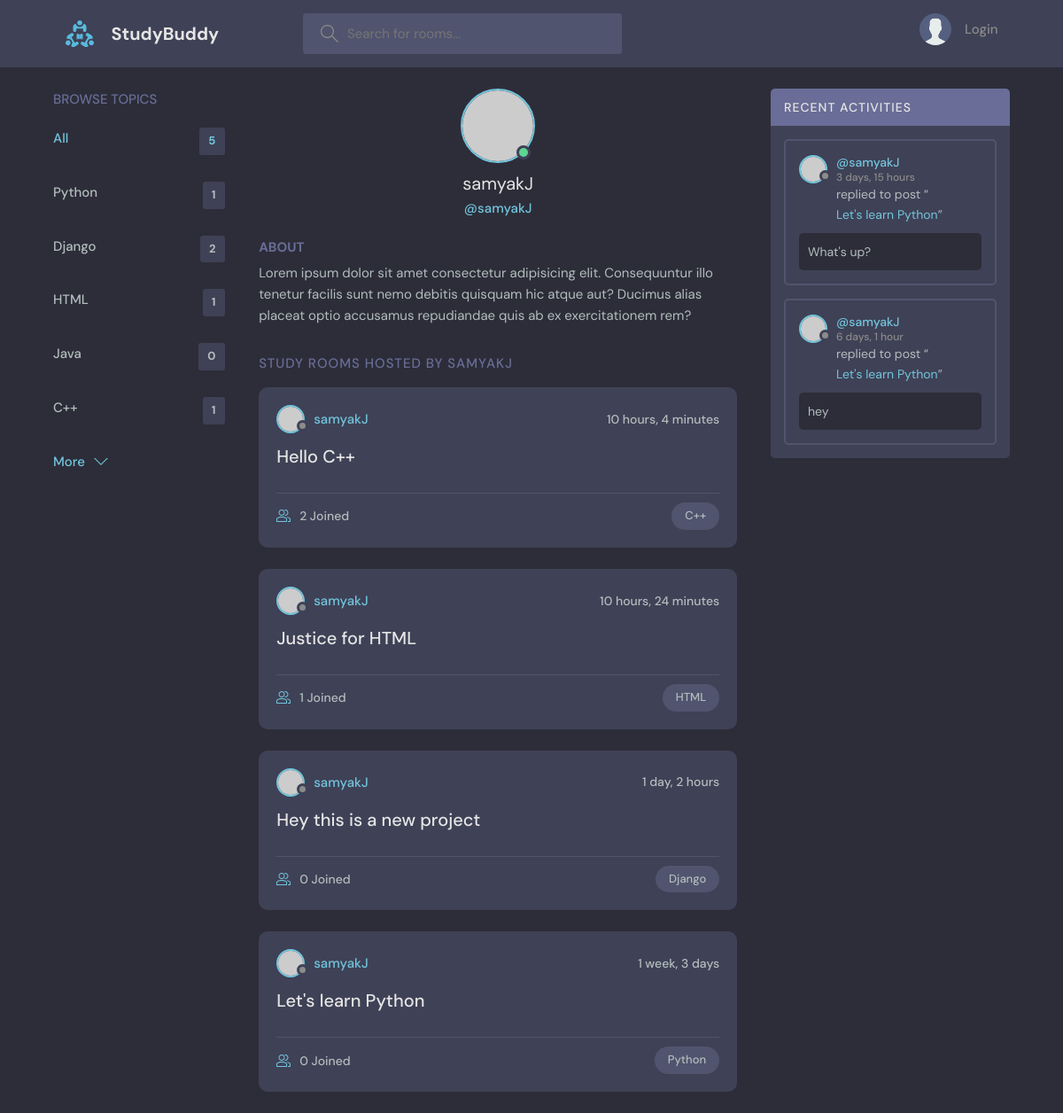
Page /profile/1/ on the committed database.
### base/models.py (models this page shows, shortened)
class Topic(models.Model):
    name=models.CharField(max_length=200)

class Room(models.Model):
    host=models.ForeignKey(User, on_delete=models.SET_NULL,null=True)
    topic=models.ForeignKey(Topic, on_delete=models.SET_NULL,null=True)
    name= models.CharField(max_length=200)
    description= models.TextField(null=True, blank= True)
    participants=models.ManyToManyField(User, related_name= 'participants',blank=True )
    updated = models.DateTimeField(auto_now=True)
    created= models.DateTimeField(auto_now_add=True)
    class Meta:
        ordering=['-updated', '-created']
    def __str__(self):
        return self.name

class Message(models.Model):
    user= models.ForeignKey(User, on_delete= models.CASCADE)
    room= models.ForeignKey(Room, on_delete=models.CASCADE)
    body= models.TextField()
    updated = models.DateTimeField(auto_now=True)
    created= models.DateTimeField(auto_now_add=True)
    class Meta:
        ordering=['-updated', '-created']

### base/views.py (the view)
# urls.py: path('profile/<str:pk>/',views.userProfile, name="user-profile"),
def userProfile(request,pk):
    user= User.objects.get(id=pk)
    rooms= user.room_set.all()
    room_messages=user.message_set.all()
    topics= Topic.objects.all()
    context={'user':user,'rooms':rooms,'room_messages':room_messages,'topics':topics,}
    return render(request, 'base/profile.html',context)

### base/templates/base/profile.html (shortened to what this page needs)
{% extends 'main.html' %}
{% block content %}
  <main class="profile-page layout layout--3">
    <div class="container">
      {% include 'base/topic_component.html' %}
      <div class="roomList">
        <div class="profile">
          <div class="profile__avatar">
            <div class="avatar avatar--large active">
              <img src="https://randomuser.me/api/portraits/men/11.jpg" />
            </div>
          </div>
          <div class="profile__info">
            <h3>{{user.username}}</h3>
            <p>@{{user.username}}</p>
          </div>
          <div class="profile__about">
            <h3>About</h3>
            <p>
              Lorem ipsum dolor sit amet consectetur adipisicing elit. Consequuntur illo tenetur
              facilis sunt nemo debitis quisquam hic atque aut? Ducimus alias placeat optio
              accusamus repudiandae quis ab ex exercitationem rem?
            </p>
          </div>
        </div>
        <div class="roomList__header">
          <div>
            <h2>Study Rooms Hosted by {{user.username}}</a>
            </h2>
          </div>
        </div>
        {% include 'base/feed_component.html' %}
      </div>
      {% include 'base/activity_component.html' %}
    </div>
  </main>
{% endblock content %}

### base/templates/base/topic_component.html
<div class="topics">
    <div class="topics__header">
      <h2>Browse Topics</h2>
    </div>
    <ul class="topics__list">
      <li>
        <a href="{% url 'home' %}" class="active">All <span>{{topics.count}}</span></a>
      </li>
      {% for topic in topics %}
      <li>
        <a href="{% url 'home' %}?q={{topic.name}}">{{topic.name}} <span>{{topic.room_set.all.count}}</span></a>
      </li>
      {% endfor %}
    </ul>
    <a class="btn btn--link" href="topics.html">
      More
      <svg version="1.1" xmlns="http://www.w3.org/2000/svg" width="32" height="32" viewBox="0 0 32 32">
        <title>chevron-down</title>
        <path d="M16 21l-13-13h-3l16 16 16-16h-3l-13 13z"></path>
      </svg>
    </a>
  </div>

### base/templates/base/feed_component.html (shortened to what this page needs)
{% for room in rooms %}
<div class="roomListRoom">
    <div class="roomListRoom__header">
      <a href="{% url 'user-profile' room.host.id %}" class="roomListRoom__author">
        <div class="avatar avatar--small">
          <img src="https://randomuser.me/api/portraits/women/11.jpg" />
        </div>
        <span>{{room.host.username}}</span>
      </a>
      <div class="roomListRoom__actions">
        <span>{{room.created|timesince}}</span>
      </div>
    </div>
    <div class="roomListRoom__content">
      <a href="{% url 'room' room.id %}">{{room.name}}</a>
    </div>
    <div class="roomListRoom__meta">
      <a href="{% url 'room' room.id %}" class="roomListRoom__joined">
        {{room.participants.all.count}} Joined
      </a>
      <p class="roomListRoom__topic">{{room.topic.name}}</p>
    </div>
  </div>
{% endfor %}

### base/templates/base/activity_component.html (shortened to what this page needs)
<div class="activities">
    <div class="activities__header">
        <h2>Recent Activities</h2>
    </div>
    {% for message in room_messages %}
    <div class="activities__box">
        <div class="activities__boxHeader roomListRoom__header">
            <a href="{% url 'user-profile' message.user.id %}" class="roomListRoom__author">
                <div class="avatar avatar--small">
                    <img src="https://randomuser.me/api/portraits/women/11.jpg" />
                </div>
                <p>
                    @{{message.user}}
                    <span>{{message.created|timesince}}</span>
                </p>
            </a>
        </div>
        <div class="activities__boxContent">
            <p>replied to post “<a href="{% url 'room' message.room.id %}">{{message.room}}</a>”</p>
            <div class="activities__boxRoomContent">
                {{message.body}}
            </div>
        </div>
    </div>
    {% endfor %}
</div>

### rows in the picture
Topic: name "Python", room_set.all.count "1"
Topic: name "Django", room_set.all.count "2"
Topic: name "HTML", room_set.all.count "1"
Topic: name "Java", room_set.all.count "0"
Topic: name "C++", room_set.all.count "1"
Room: host.username "samyakJ", created "10 hours, 4 minutes", name "Hello C++", participants.all.count "2", topic.name "C++"
Room: host.username "samyakJ", created "10 hours, 24 minutes", name "Justice for HTML", participants.all.count "1", topic.name "HTML"
Room: host.username "samyakJ", created "1 day, 2 hours", name "Hey this is a new project", participants.all.count "0", topic.name "Django"
Room: host.username "samyakJ", created "1 week, 3 days", name "Let's learn Python", participants.all.count "0", topic.name "Python"
Message: user "samyakJ", created "3 days, 15 hours", room "Let's learn Python", body "What's up?"
Message: user "samyakJ", created "6 days, 1 hour", room "Let's learn Python", body "hey"

### other values in the picture
{{ topics.count }} "5"
{{ user.username }} "samyakJ"
{{ user.username }} "SAMYAKJ"
